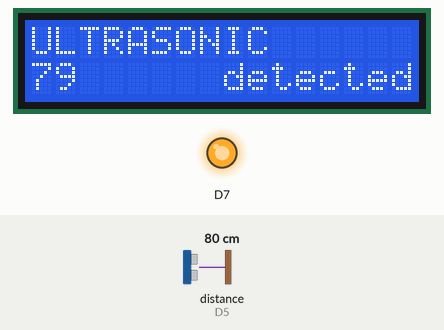
A sketch run on a simulated ESP8266 (NodeMCU). Parts: 16×2 character LCD, output pins drawn as LEDs (lit = HIGH). Wiring (inferred from the names in the program): ultrasonic range finder: trigger D6; echo D5. The test bench sets the inputs (shaded band); at power-on: distance to the obstacle (sensor on D5) 80 cm. The echo pulse lasts 58.3 µs per cm; pins used as bus, display or sensor lines are not drawn; what the sketch prints to the serial monitor is not drawn.

Above: at 3.2 s.
3.3 s: distance to the obstacle (sensor on D5) set to 28 cm
At 5.5 s:
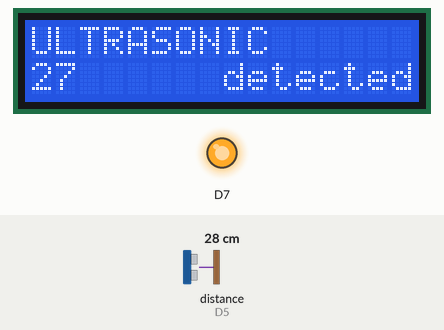
6.0 s: distance to the obstacle (sensor on D5) set to 24 cm
At 6.8 s:
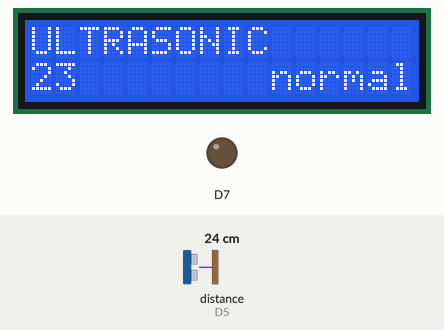
8.7 s: distance to the obstacle (sensor on D5) set to 2 cm
At 11.7 s:
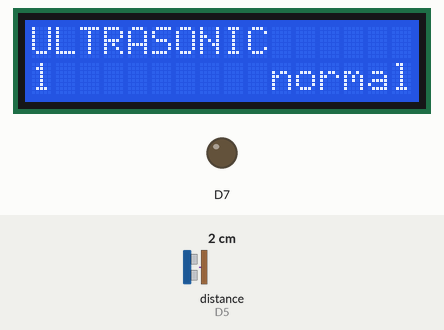
Timing chart, 0 to 13.2 s (numbered marks = the images above; inputs shaded):
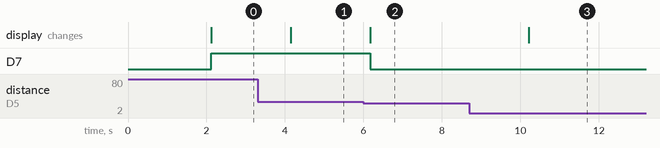

Measured:
- the behaviour switches between 27 and 26 cm on distance to the obstacle (sensor on D5) (found by bisection; images 1 and 2)
- after the input at 3.3 s, the display: changes after 0.84 s (image 1)
- after the input at 6.0 s, D7: HIGH → LOW after 0.17 s; the display: changes after 0.17 s (image 2)
- after the input at 8.7 s, the display: changes after 1.5 s (image 3)

The sketch:

edp_501.ino
```cpp
#include <Wire.h>
#include <LiquidCrystal_I2C.h>

const int echoPin = D5;
const int trigPin = D6; // Replace D6 with the actual pin number you're using
long duration, distance;
int distanceCm, distanceInch;

LiquidCrystal_I2C lcd(0x27, 16, 2); // Initialize the LCD with 16 columns and 2 rows

void setup() {
  Serial.begin(9600);
  pinMode(trigPin, OUTPUT);
  pinMode(echoPin, INPUT);
  pinMode(D7, OUTPUT);
  digitalWrite(D7, 0);
  lcd.init(); // Initialize the LCD
  lcd.backlight();
  lcd.print("EMB BASED OBJ");
  lcd.setCursor(0, 1);
  lcd.print(" MONITORING ");
  delay(2000);
}

void loop() {
  digitalWrite(trigPin, LOW);
  delayMicroseconds(2);
  digitalWrite(trigPin, HIGH);
  delayMicroseconds(10);
  digitalWrite(trigPin, LOW);
  duration = pulseIn(echoPin, HIGH);
  distanceCm = duration * 0.034 / 2;
  distanceInch = duration * 0.0133 / 2;
  Serial.print("dis_cm:"); Serial.println(distanceCm);
  lcd.clear();
  lcd.setCursor(0, 0);
  lcd.print("ULTRASONIC");
  lcd.setCursor(0, 1);
  lcd.print(distanceCm);

  if (distanceCm > 25) {
    Serial.print("detected");
    lcd.setCursor(8, 1);
    lcd.print("detected");
    digitalWrite(D7, 1);
  } else {
    Serial.print("normal");
    lcd.setCursor(8, 1);
    lcd.print("  normal");
    digitalWrite(D7, 0);
  }
  delay(2000);
}
```
